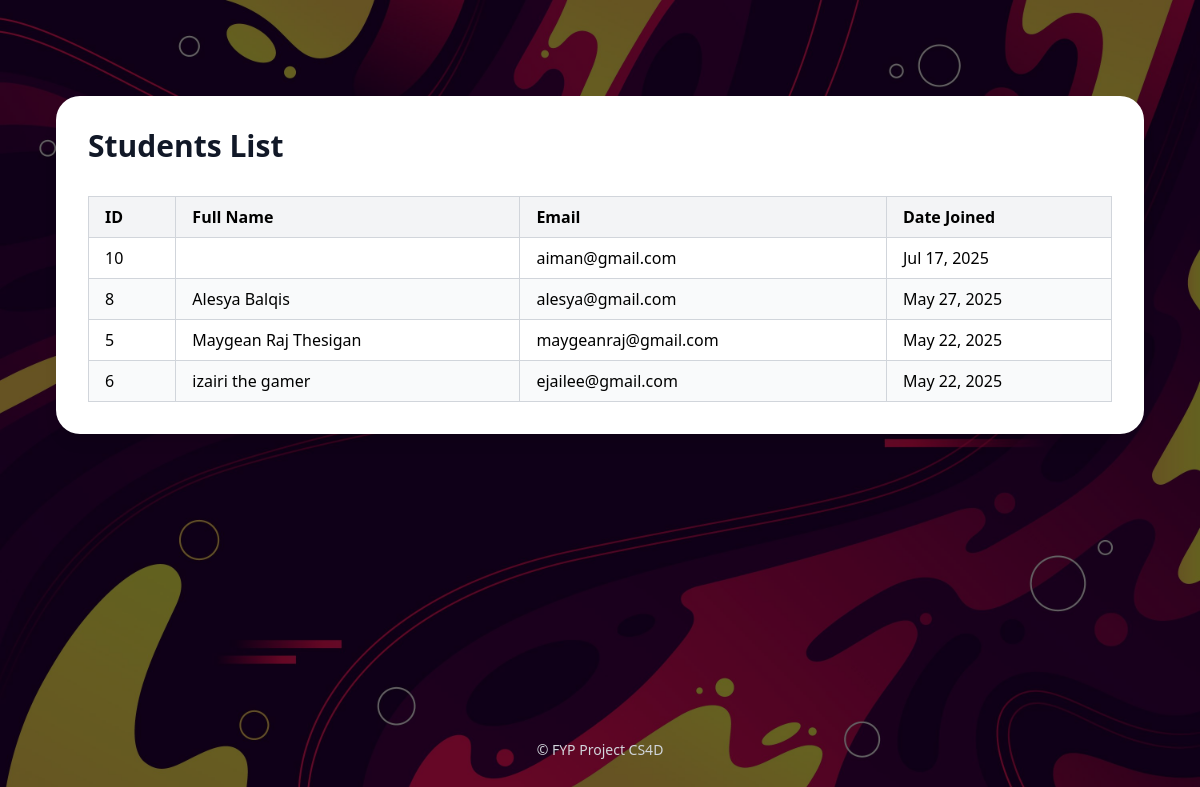
The app's page /adminportal/students/ (signed in) with its own data.
### accounts/models.py (models this page shows, shortened)
class CustomUser(AbstractBaseUser, PermissionsMixin):
    class Role(models.TextChoices):
        STUDENT = 'STUDENT', 'Student'
        LECTURER = 'LECTURER', 'Lecturer'
        ADMIN = 'ADMIN', 'Admin'
    email = models.EmailField(unique=True)
    role = models.CharField(max_length=20, choices=Role.choices, default=Role.STUDENT)
    first_name = models.CharField(max_length=30, blank=True)
    last_name = models.CharField(max_length=30, blank=True)
    phone_number = models.CharField(max_length=20, blank=True, null=True)
    address = models.TextField(blank=True, null=True)
    department = models.CharField(max_length=100, blank=True, null=True)  # Added department field
    profile_picture = models.ImageField(upload_to='profile_pics/', blank=True, null=True)  # Added profile_picture field
    is_staff = models.BooleanField(default=False)
    is_active = models.BooleanField(default=True)
    date_joined = models.DateTimeField(auto_now_add=True)
    USERNAME_FIELD = 'email'
    REQUIRED_FIELDS = ['first_name', 'last_name']
    objects = CustomUserManager()
    def get_full_name(self):
        return f"{self.first_name} {self.last_name}".strip()

### accounts/decorators.py (the view)
        @login_required
        def _wrapped_view(request, *args, **kwargs):
            if request.user.role != role:
                return HttpResponseForbidden("You are not authorized to view this page.")
            return view_func(request, *args, **kwargs)

### adminportal/views.py (called while the page is built)
@role_required(CustomUser.Role.ADMIN)
def student_list(request):
    students = CustomUser.objects.filter(role=CustomUser.Role.STUDENT).order_by('last_name', 'first_name')
    return render(request, 'adminportal/student_list.html', {'students': students})

### adminportal/templates/adminportal/student_list.html (shortened to what this page needs)
{% extends 'base.html' %}
{% load static %}
{% block content %}
<div class="max-w-7xl mx-auto p-8 bg-white rounded-3xl shadow-lg mt-10">
  <h1 class="text-3xl font-extrabold text-gray-900 mb-8 select-none">Students List</h1>
  {% if students %}
    <div class="overflow-x-auto">
      <table class="min-w-full border border-gray-300 rounded-lg">
        <thead class="bg-gray-100">
          <tr>
            <th class="border border-gray-300 px-4 py-2 text-left">ID</th>
            <th class="border border-gray-300 px-4 py-2 text-left">Full Name</th>
            <th class="border border-gray-300 px-4 py-2 text-left">Email</th>
            <th class="border border-gray-300 px-4 py-2 text-left">Date Joined</th>
          </tr>
        </thead>
        <tbody>
          {% for student in students %}
            <tr class="odd:bg-white even:bg-gray-50">
              <td class="border border-gray-300 px-4 py-2">{{ student.id }}</td>
              <td class="border border-gray-300 px-4 py-2">{{ student.get_full_name }}</td>
              <td class="border border-gray-300 px-4 py-2">{{ student.email }}</td>
              <td class="border border-gray-300 px-4 py-2">{{ student.date_joined|date:"M d, Y" }}</td>
            </tr>
          {% endfor %}
        </tbody>
      </table>
    </div>
  {% else %}
    <p class="text-gray-600">No students found.</p>
  {% endif %}
</div>
{% endblock %}

### records on screen
CustomUser: id "10", email "aiman@gmail.com", date_joined "Jul 17, 2025"
CustomUser: id "8", get_full_name "Alesya Balqis", email "alesya@gmail.com", date_joined "May 27, 2025"
CustomUser: id "5", get_full_name "Maygean Raj Thesigan", email "maygeanraj@gmail.com", date_joined "May 22, 2025"
CustomUser: id "6", get_full_name "izairi the gamer", email "ejailee@gmail.com", date_joined "May 22, 2025"
